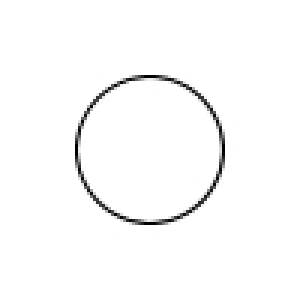
%> input picture matlab_computer_vision/sift/cir.jpg, 100 x 100 px (shown 3 times larger)
$ octave --eval "abc;"   (GNU Octave 9; MATLAB toolbox functions it lacks are replaced by stand-ins)
%> lines starting %> are read from the running program, lines starting %| are printed output that depends on the picture
%-------------------------------------------------------------------------
% Pushkar Modi
% Computer Vision - Assignment 3
% Detecting objects in an image using SIFT
%
% Reference:
% David G. Lowe, "Distinctive Image Features from Sacle-Invariant Keypoints",
% accepted for publication in the International Journal of Computer
% Vision, 2004.
%-------------------------------------------------------------------------

function abc()

close all;
clear all;
clc;


noOfOctaves = 4;
s = 2;

I = imread('cir.jpg');
%> I is the input picture: size 100x100x3 uint8; min 0, max 255, mean 250.5
I = im2double(I);
%> I: size 100x100x3 double
I = rgb2gray(I);
%> I: size 100x100 double
% I = scale(I);


% STEP 1 - DIFFERENCE OF GAUSSIANS
% This step requires that we take an image, blurred at different gaussian
% levels and find the difference between adjacent blurred Gaussian images.
% A set of  blurs on the same scale form an octave.
% We repeat this step for octaves of the same image at different scales.

% Pre-processing Step
gaussianFilter = fspecial('gaussian', [3, 3], 0.5);
blurredI = imfilter(I, gaussianFilter, 'replicate', 'conv');
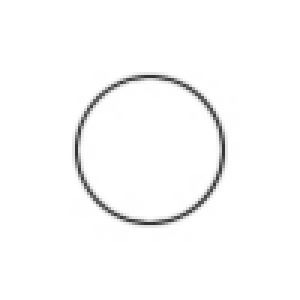
%> blurredI: size 100x100 double (shown 3 times larger); min 0.206, max 1, mean 0.982
I = doubleImage(I);

keypointsFromOctaves = buildOctaves(I, s, noOfOctaves);
keypoints = keypointsFromOctaves(1).keypoints;
keypoints =  padarray(keypoints, [1 1], 'post');

for i = 2 : noOfOctaves
    scaledPoints = mapKeypoints(keypointsFromOctaves(i).keypoints, i-1);
    keypoints = keypoints + scaledPoints;
end

figure;
imshow(I);
plotKeypoints(keypoints, 2);


function octave = buildOctaves(I, s, noOfOctaves)
k = 2^(1 / s);
sigma = 1.6;
scalesInOctave = s + 3;

for oct = 1 : noOfOctaves

    octave(oct).image = I;
    for i = 1 : scalesInOctave

        sigma_g = (k^i) * sigma;
        gaussianFilter = fspecial('gaussian', [3, 3], sigma_g);

        if (i==1)
            octave(oct).slice(:, :, i) = scale(imfilter(I, gaussianFilter));
        else
            octave(oct).slice(:, :, i) = scale(imfilter(octave(oct).slice(:, :, i-1), gaussianFilter));
            octave(oct).dog(:, :, i-1) = scale(octave(oct).slice(:, :, i) - octave(oct).slice(:, :, i-1));

%             figure;
%             imshow(octave(oct).dog(:, :, i-1));
        end
    end

    [m, n] = size(I);
    scaleKeyPoints = zeros(m, n);

    for i = 2 : scalesInOctave - 2  %i is the ith DOG image
        for row = 2 : m-1
            for col = 2 : n-1
                M = [];
                a = i - 1;
                b = i + 1;

                M = (octave(oct).dog(row-1:row+1, col-1:col+1, a:b));
                MaxM = max(max(max(M)));
                MinM = min(min(min(M)));

                if (( MaxM == M(2, 2, 2) || MinM == M(2, 2, 2) ) && MaxM ~= MinM)
                    scaleKeyPoints(row, col) = scaleKeyPoints(row, col) + 1;
                end
            end
        end
    end

    octave(oct).keypoints = filterKeypoints(scaleKeyPoints, scalesInOctave-1, octave(oct).dog, octave(oct).image);
    figure;
    imshow(octave(oct).image);
    plotKeypoints(octave(oct).keypoints, 1);
    size(find(octave(oct).keypoints))

    if(oct < 4)
        I = reduceImage(octave(oct).slice(:, :, 1));
    end
end


function out = filterKeypoints(scaleKeyPoints, noOfDOGs, dog, I)
[m,n] = size(I);
out = zeros(size(scaleKeyPoints));

for i = 2 : noOfDOGs - 1  %i is the ith DOG image
    for row = 2 : m-1
        for col = 2 : n-1

            if (scaleKeyPoints(row, col) ~= 1)
                continue;
            end

            r=row; c=col; d=i;

            for iter=1:5
                if((r<=1 || c<=1) || d<=1)
                    break;
                end
                if((r>=m-1 || c>=n-1) || d>=noOfDOGs)
                    break;
                end

                sp = dog(r-1:r+1, c-1:c+1, d-1:d+1);
                [H] = scale(hessian(sp));

                % If the matrix is not invertible delx set to zero
                if( rcond(H) < 1e-10 )
                    delx = 0;
                else
                    delx = -inv(H)*derivative(sp);
                end

                if(round(norm(delx)) == 0)
                    Dmag = dog(r,c,d) + 0.5 * delx' * derivative(sp);
                    curvature_ratio = getEdgeResponse(sp);

                    if((Dmag > 0.3) & (curvature_ratio < 10))
                        out(r, c) = 1;
                        break;
                    end
                else
                    r = r + round(delx(1));
                    c = c + round(delx(2));
                    d = d + round(delx(3));
                end
            end
        end
    end
end


% This funcion plots keypoints on the original image
% [4 lines left out: function plotKeypoints, not called in this run]


% This function doubles the size of the given image by linear interpolation
function out =  doubleImage(I)
[m, n] = size(I);
%> m = 100; n = 100
[X, Y] = meshgrid( 1: 0.5 : n, 1: 0.5: m );
out = interp2(I, X, Y, '*linear');
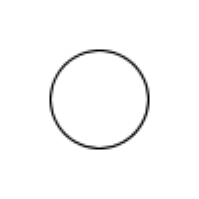
%> out: size 199x199 double; min 0, max 1, mean 0.982


% Take the 2nd row and column for the next scale
function out = reduceImage(I)
[m, n] = size(I);
out = I(1:2:m, 1:2:n);


% Here SP is 3x3x3 matrix of candidate keyPoints
% [34 lines left out: functions hessian, getEdgeResponse, derivative, not called in this run]


% Function for single derivative
function out = dd1(f)
i = 2;
out = ( f(i+1) - f(i-1) ) / 2;


% Function for double derivative
% [23 lines left out: functions dd2, mapKeypoints, not called in this run]
%> (the run ends here)
